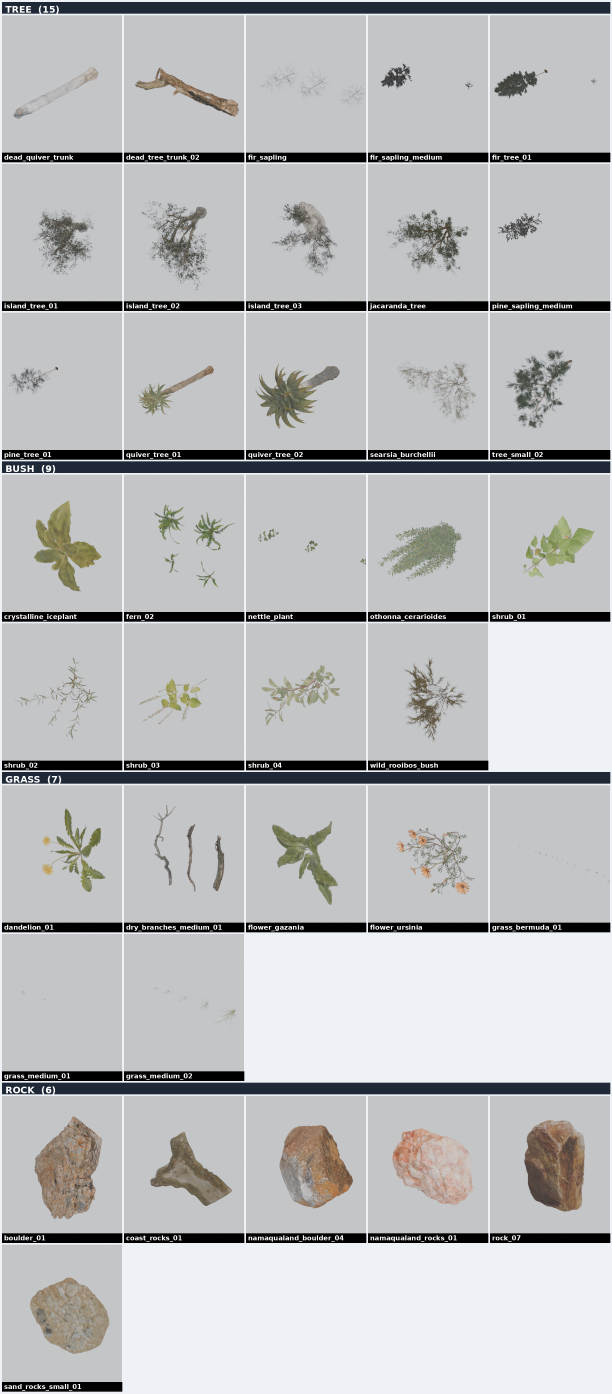
#> input picture tools/asset_catalog.png, 1836 x 4180 px (shown at 1/3 size)
$ python -i compare.py   (imports and definitions only)
#> lines starting #> are read from the running program, lines starting #| are printed output that depends on the picture; after the words box and inside, x2 and y2 are one past the last pixel; in counts of white or black regions, pixels touching at a corner belong together
#> further down, picture is the input picture: shape (4180, 1836, 3); mean B, G, R 188.7, 187.3, 185.6
"""tools/compare.py — Phase 0 metric harness for DEMO_REALISM_V2.

Quantifies the gap between our 6 demo hero renders and the 3 original Gazebo
screenshots using IMAGE-LEVEL feature metrics (this is deliberately NOT a VIO/LIO
odometry rig — scope decision in docs/history/DEMO_REALISM_V2.md §0):

  - ORB + FAST feature counts. Reported per-megapixel (raw counts scale with pixel
    area, so they are not comparable across resolutions). ORB nfeatures is raised to
    5000 so the default 500 cap does not saturate and stop discriminating.
  - Spatial coverage: fraction of an 8x8 grid occupied by FAST features + a
    uniformity score (1 - coefficient-of-variation of per-cell counts, clamped to
    [0,1]). Coverage is the north star: it is robust to the high-contrast artifacts
    (black BLEND blobs, trail edges) that *inflate* raw feature counts as a scene
    gets worse.
  - Tiling autocorrelation peak: the grayscale is high-pass filtered (subtract a
    heavy Gaussian blur) so smooth gradients do not register, then autocorrelated via
    FFT. We report the strongest non-DC peak (0..1, normalized to zero-lag) and its
    pixel period. A strong peak at a fixed offset = visible tiling => VIO aliasing.

Why the care (see advisor notes in DEMO_REALISM_V2 history):
  #1 resolution-normalize or counts are meaningless across 1423x967 originals vs
     1280x720 renders;
  #2 raw counts are contaminated by exactly the artifacts we remove -> lean on
     coverage + tiling, not raw count;
  #3 the 3 originals are temperate/savanna (acacia + boulder + green) -> they are a
     reference, not an absolute target for snow/sand biomes. Gate the relative gap on
     the comparable biomes; snow/sand sit lower by nature (CC0 ceiling).

The Gazebo toolbar (top) + playbar (bottom) are cropped from the originals FIRST, else
GUI corners count as strong features.

Run (in the container, where the metrics gate lives):
  docker run --rm -v "$PWD:/workspace" --entrypoint bash wildseed:egl \\
    -c 'cd /workspace && python3 tools/compare.py'

Outputs:
  tools/compare.png        our hero | reference original, per scene, with metrics
  stdout                   a markdown metric table (originals + 6 scenes + gap)
  --md PATH                also write the table to PATH (e.g. docs/history/baseline_metrics.md)
"""
import argparse
import glob
import os

import cv2
import numpy as np
from PIL import Image, ImageDraw, ImageFont
from scipy.ndimage import maximum_filter

WS = os.environ.get("WS", os.getcwd())
COMMON_H = 720          # resize every image to this height before detection
GRID = 8                # spatial-coverage grid is GRID x GRID
LOBE_FLOOR = 0.02       # ring-mean threshold that ends the autocorrelation central lobe

# The 3 originals (cropped of GUI). All are temperate/savanna acacia+boulder scenes.
ORIGINALS = sorted(glob.glob(os.path.join(WS, "Screenshot from 2026-*.png")))

# Our 6 demo hero frames + which reference original to pair each with in compare.png.
SCENES = [
    "temperate_hills", "savanna_flats", "lakeland_wetland",
    "alpine_snow", "winter_forest", "coastal_dune",
]
# Biomes whose feature richness is fairly comparable to the originals (green/arid with
# trees + boulders). snow/sand-dominated scenes legitimately sit lower (stated in the
# report, not chased).
COMPARABLE = {"temperate_hills", "savanna_flats", "lakeland_wetland", "coastal_dune"}


# ----------------------------------------------------------------------------- io
# [22 lines left out: functions load_rgb, crop_gui, to_common, not called in this run]


# ------------------------------------------------------------------------ metrics
def _gray(img):
    return cv2.cvtColor(img, cv2.COLOR_RGB2GRAY)
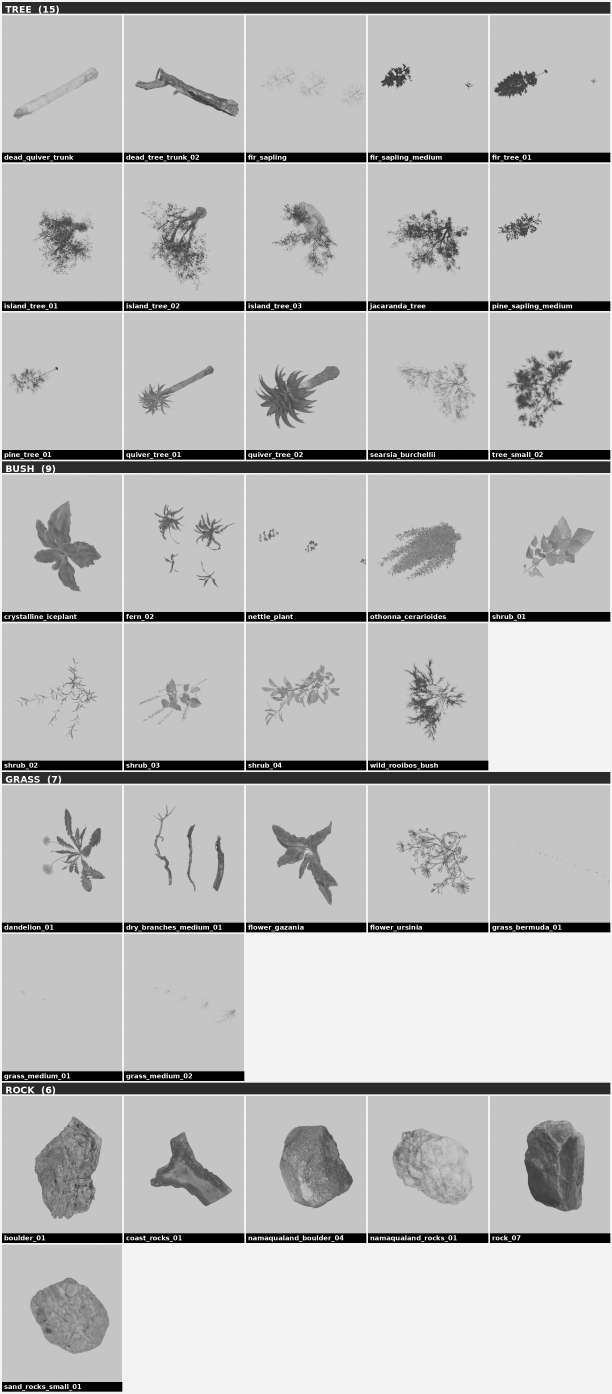
#> returned value: shape (4180, 1836) (shown at 1/3 size); min 0, max 255, mean 187.3


# [29 lines left out: functions feature_metrics, coverage_metrics, not called in this run]


def tiling_metrics(img):
    """Strongest secondary autocorrelation peak (0..1) + its pixel period.

    Tiling = periodic repetition: the autocorrelation dips after the central lobe and
    then rises again at the tile period (a true local maximum offset from the centre).
    Smooth/varied content decays monotonically to noise. So we:
      1. high-pass (subtract a heavy Gaussian blur) so smooth gradients don't register;
      2. FFT-autocorrelate, normalize zero-lag to 1;
      3. find the central-lobe radius DYNAMICALLY (ring-mean falls below LOBE_FLOOR) and
         exclude it — a fixed small mask leaks the lobe shoulder and reports a bogus
         ~11 px period for every image (the failure this replaces);
      4. take the strongest *local maximum* outside that lobe -> the tiling peak.

    Validated to separate the non-tiled originals (~0.06-0.12) from our tiled green
    scenes (~0.18-0.37). Phase B target: drop the green-biome peak toward the
    originals' level (<~0.10).
    """
    g = _gray(img).astype(np.float32)
    g = g - cv2.GaussianBlur(g, (0, 0), g.shape[0] / 16.0)  # high-pass
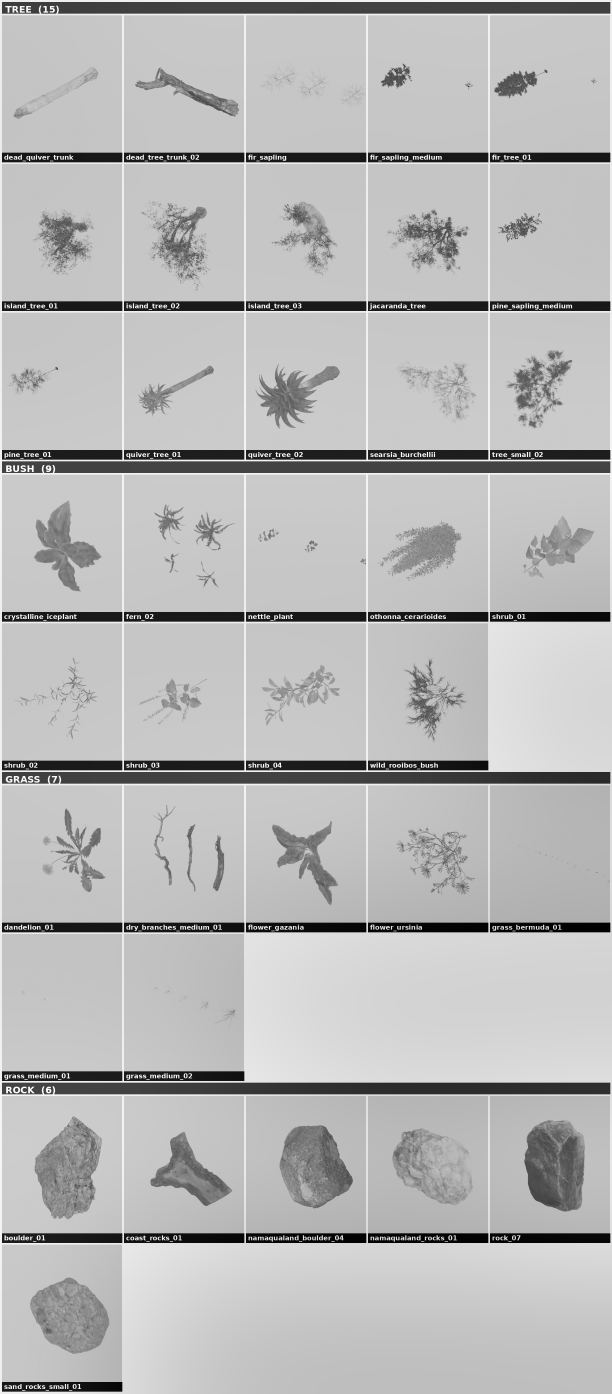
#> g: shape (4180, 1836) float32 (shown at 1/3 size); min -207.8, max 80.94, mean 0; drawn with min black and max white
    g -= g.mean()
    F = np.fft.fft2(g)
    ac = np.fft.fftshift(np.fft.ifft2(F * np.conj(F)).real)
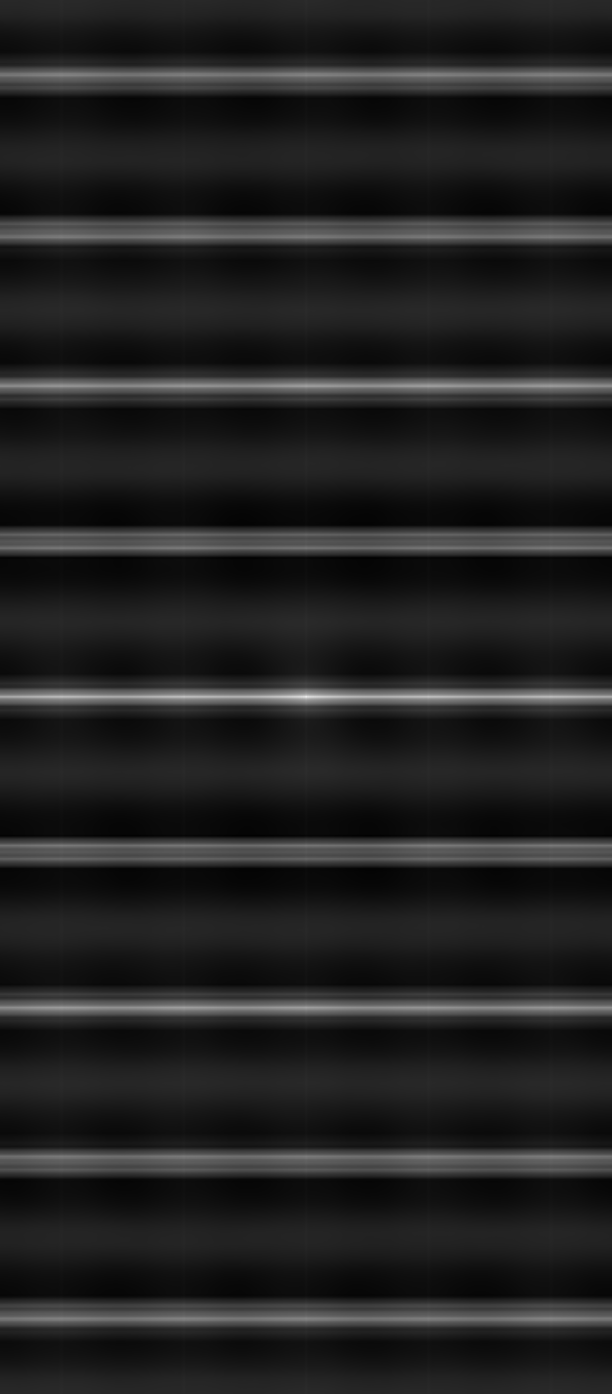
#> ac: shape (4180, 1836) float64 (shown at 1/3 size); min -3.44e+09, max 2.25e+10, mean 0; drawn with min black and max white
    if ac.max() <= 0:
        return {"tiling_peak": 0.0, "tiling_period": 0.0}
    ac = ac / ac.max()
    h, w = ac.shape
#> h = 4180; w = 1836
    cy, cx = h // 2, w // 2
#> cy = 2090; cx = 918
    Y, X = np.indices((h, w))
    R = np.hypot(Y - cy, X - cx)
    Ri = R.astype(int)
    maxr = min(cy, cx)
#> maxr = 918
    # dynamic central-lobe radius: walk out until the ring mean falls below the floor
    lobe = 4
    while lobe < maxr - 1 and ac[Ri == lobe].mean() > LOBE_FLOOR:
        lobe += 1
#> this loop made 123 passes
#> after the loop, lobe = 127
    localmax = ac == maximum_filter(ac, size=5)
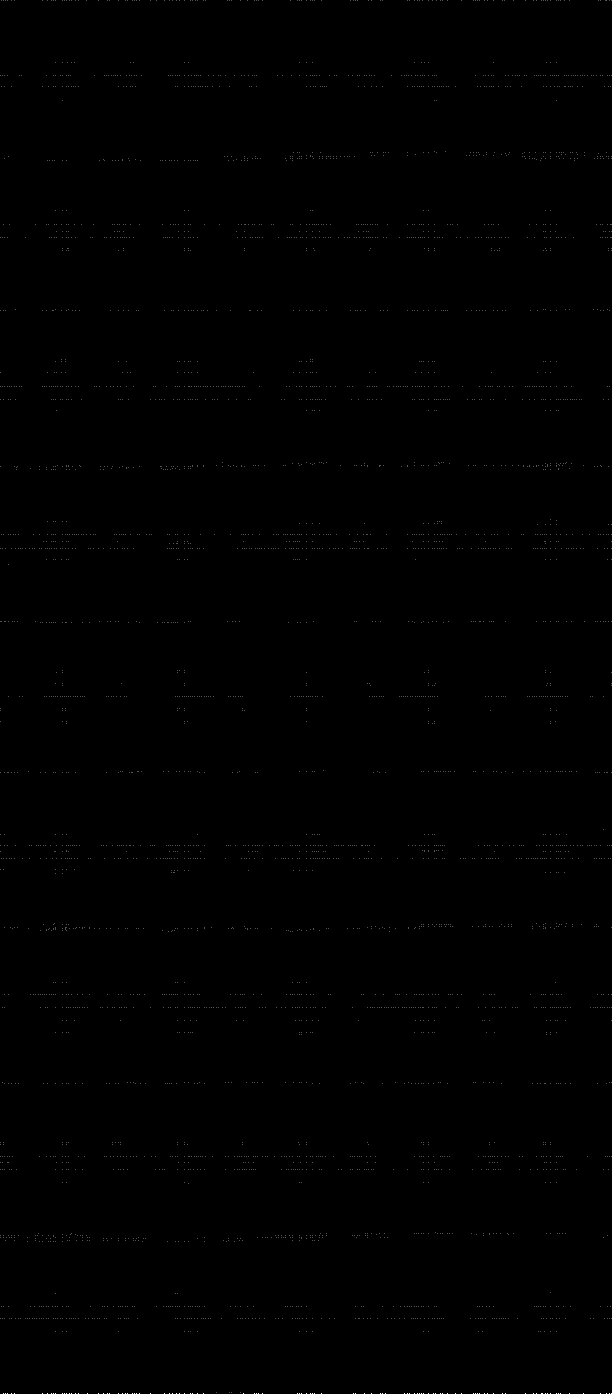
#> localmax: shape (4180, 1836) bool (shown at 1/3 size); 0.05% white in thin lines or dots
    cand = (R > lobe) & (R < maxr) & localmax
#> cand: shape (4180, 1836) bool; 0.02% white in thin lines or dots, all inside (x1, y1, x2, y2) = (25, 1198, 1836, 2983)
    if not cand.any():
        return {"tiling_peak": 0.0, "tiling_period": 0.0}
    vals = np.where(cand, ac, -1.0)
    iy, ix = np.unravel_index(int(np.argmax(vals)), vals.shape)
#> iy = 2090; ix = 1284
    return {"tiling_peak": float(ac[iy, ix]),
            "tiling_period": float(np.hypot(iy - cy, ix - cx))}


# [13 lines left out: functions all_metrics, fmt_row, not called in this run]


HEADER = ("| scene                  | ORB/MP | FAST/MP | cov  | unif | "
          "tilePk | period |")
SEP = ("|------------------------|--------|---------|------|------|"
       "--------|--------|")


# [129 lines left out: functions build_table, _font, panel, build_compare_png, main, not called in this run]


# [2 lines not run here, left out]

>>> import cv2
>>> picture = cv2.imread('asset_catalog.png')
>>> result = tiling_metrics(picture)
#> result = {'tiling_peak': 0.769, 'tiling_period': 366}
